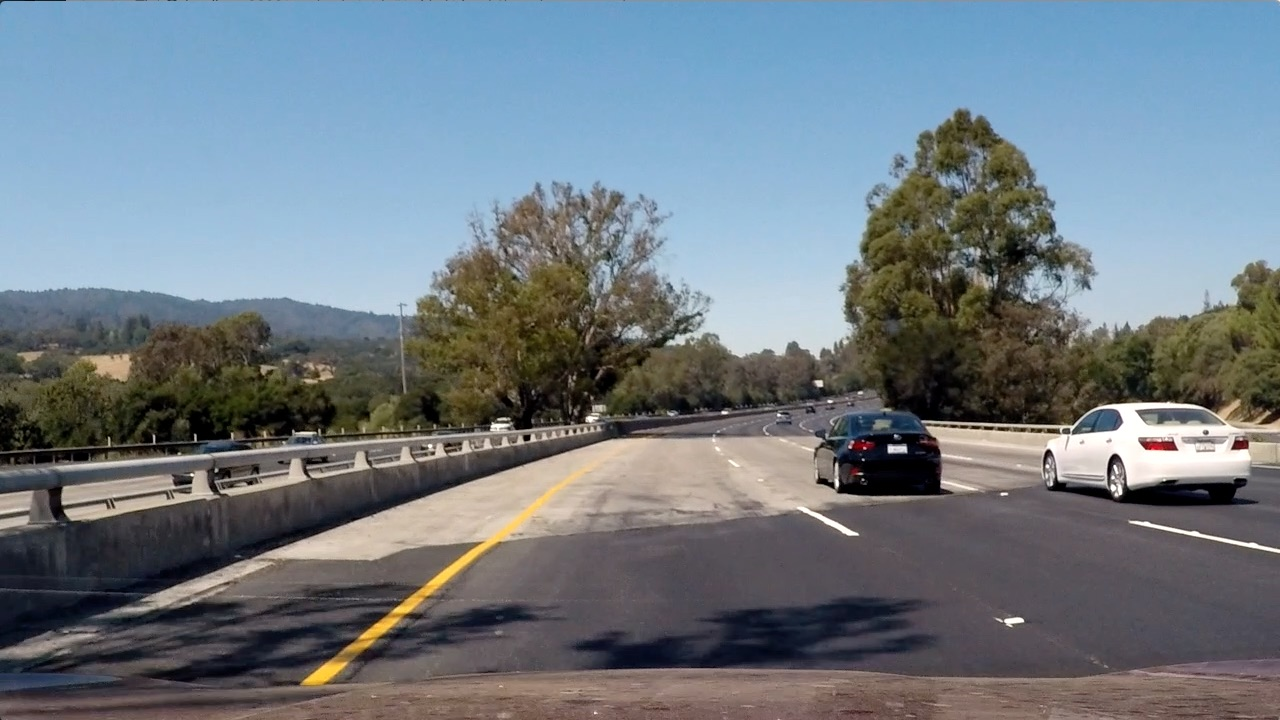
#> input picture 7Advanced-Techniques-for-Lane-Finding/ColorSpace/road.jpg, 1280 x 720 px
$ jupyter execute '颜色空间识别车道线.ipynb'   (shell and % lines are left out)   (older library calls are emulated)
#> lines starting #> are read from the running program, lines starting #| are printed output that depends on the picture
[cell 1]
import cv2
import matplotlib.pyplot as plt
import matplotlib.image as mpimg
import numpy as np

[cell 2]
def hls_select(img,thresh=(90,255)):
    hls = cv2.cvtColor(img, cv2.COLOR_RGB2HLS)
    s_channels = hls[:,:,2]
    binary_output = np.zeros_like(s_channels)
    binary_output[(s_channels>=thresh[0]) & (s_channels<=thresh[1])] = 1
    return binary_output

[cell 3]
src = mpimg.imread('road.jpg')
#> src is the input picture: shape (720, 1280, 3); mean R, G, B 112.2, 122.7, 130.9
plt.imshow(src)

[cell 4]
plt.imshow(hls_select(src,thresh=(140,255)),cmap='gray')
#> in hls_select, `hls = cv2.cvtColor(img, cv2.COLOR_RGB2HLS)`: hls: shape (720, 1280, 3); mean of channels 0, 1, 2 80.5, 121.4, 71.8
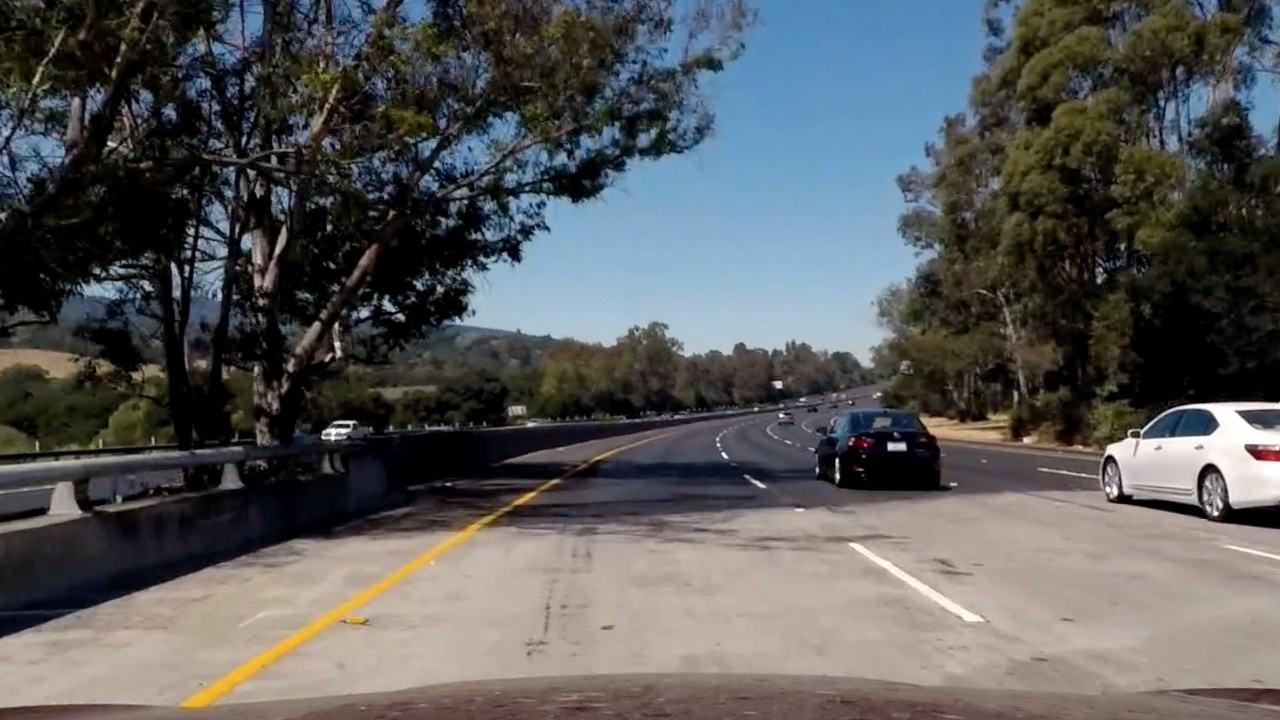
#> input picture 7Advanced-Techniques-for-Lane-Finding/ColorSpace/bridge_shadow.jpg, 1280 x 720 px
#> further down, image is the input picture: shape (720, 1280, 3); mean R, G, B 89.7, 90.6, 90.8

# 颜色空间和梯度结合

[cell 5]
import numpy as np
import cv2
import matplotlib.pyplot as plt
import matplotlib.image as mpimg

### -- 这里用了亮度通道来计算sobel，跟灰度图像比效果怎样呢

[cell 6]
def pipeline(img, s_thresh=(170, 255), sx_thresh=(20, 100)):
    img = np.copy(img)
    # Convert to HLS color space and separate the V channel
    hls = cv2.cvtColor(img, cv2.COLOR_RGB2HLS)
    l_channel = hls[:,:,1]
    s_channel = hls[:,:,2]


    # Sobel x
    sobelx = cv2.Sobel(l_channel, cv2.CV_64F, 1, 0) # Take the derivative in x
    abs_sobelx = np.absolute(sobelx) # Absolute x derivative to accentuate lines away from horizontal
    scaled_sobel = np.uint8(255*abs_sobelx/np.max(abs_sobelx))

    # Threshold x gradient
    sxbinary = np.zeros_like(scaled_sobel)
    sxbinary[(scaled_sobel >= sx_thresh[0]) & (scaled_sobel <= sx_thresh[1])] = 1

    # Threshold color channel
    s_binary = np.zeros_like(s_channel)
    s_binary[(s_channel >= s_thresh[0]) & (s_channel <= s_thresh[1])] = 1
    # Stack each channel
    color_binary = np.dstack(( np.zeros_like(sxbinary), sxbinary, s_binary)) * 255
    return color_binary

### 这里是用gray图像计算的sobel

[cell 7]
def pipeline(img, s_thresh=(170, 255), sx_thresh=(20, 100)):
#> called with s_thresh = (170, 255), sx_thresh = (20, 100)
    img = np.copy(img)

    gray = cv2.cvtColor(img, cv2.COLOR_RGB2GRAY)

    # Convert to HLS color space and separate the V channel
    hls = cv2.cvtColor(img, cv2.COLOR_RGB2HLS)
#> hls: shape (720, 1280, 3); mean of channels 0, 1, 2 55.3, 90.3, 67
    s_channel = hls[:,:,2]
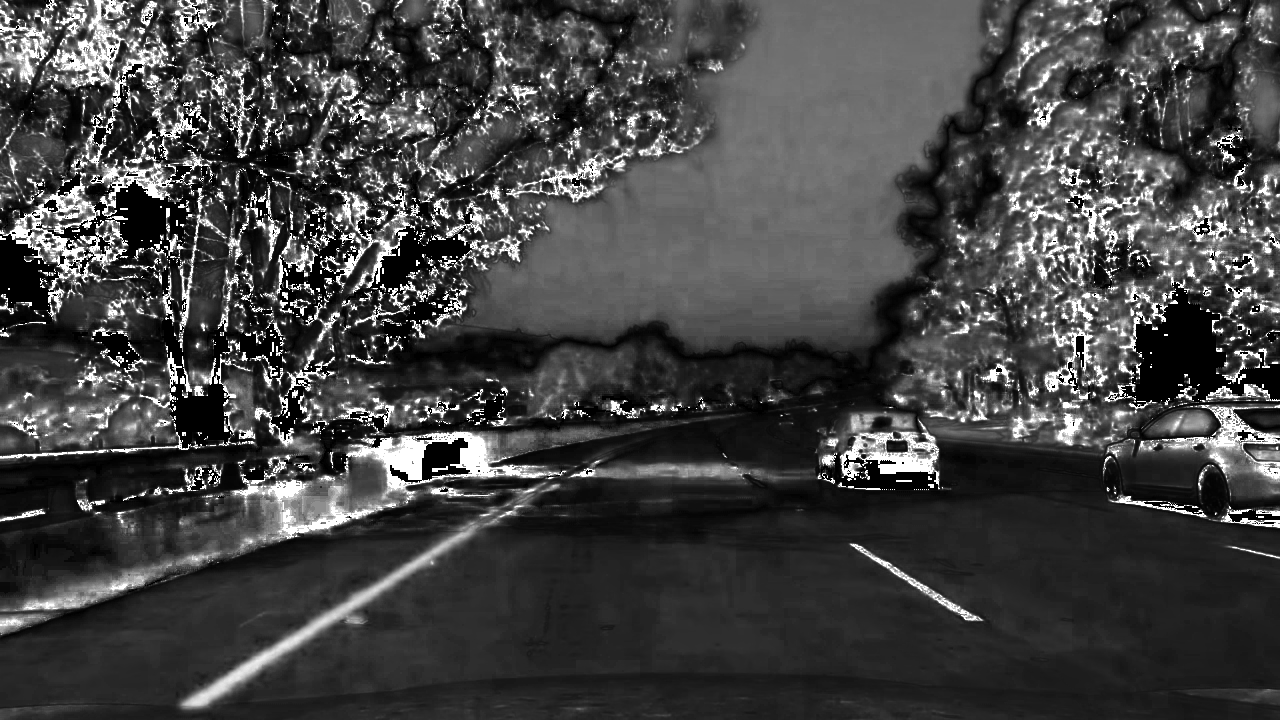
#> s_channel: shape (720, 1280); min 0, max 255, mean 67


    # Sobel x
    sobelx = cv2.Sobel(gray, cv2.CV_64F, 1, 0) # Take the derivative in x
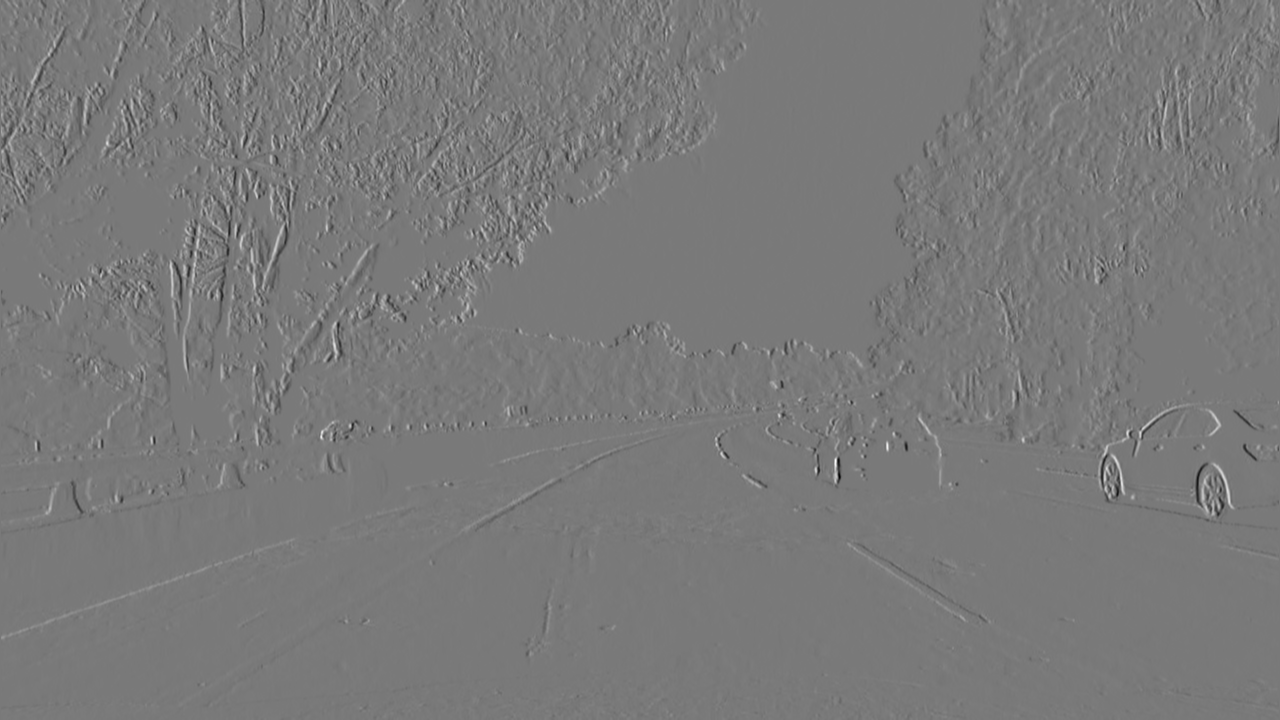
#> sobelx: shape (720, 1280) float64; min -785, max 859, mean 0.2; drawn with min black and max white
    abs_sobelx = np.absolute(sobelx) # Absolute x derivative to accentuate lines away from horizontal
    scaled_sobel = np.uint8(255*abs_sobelx/np.max(abs_sobelx))

    # Threshold x gradient
    sxbinary = np.zeros_like(scaled_sobel)
    sxbinary[(scaled_sobel >= sx_thresh[0]) & (scaled_sobel <= sx_thresh[1])] = 1

    # Threshold color channel
    s_binary = np.zeros_like(s_channel)
    s_binary[(s_channel >= s_thresh[0]) & (s_channel <= s_thresh[1])] = 1
    # Stack each channel
    color_binary = np.dstack(( np.zeros_like(sxbinary), sxbinary, s_binary)) * 255
    return color_binary

[cell 8]
image = mpimg.imread('bridge_shadow.jpg')
result = pipeline(image)
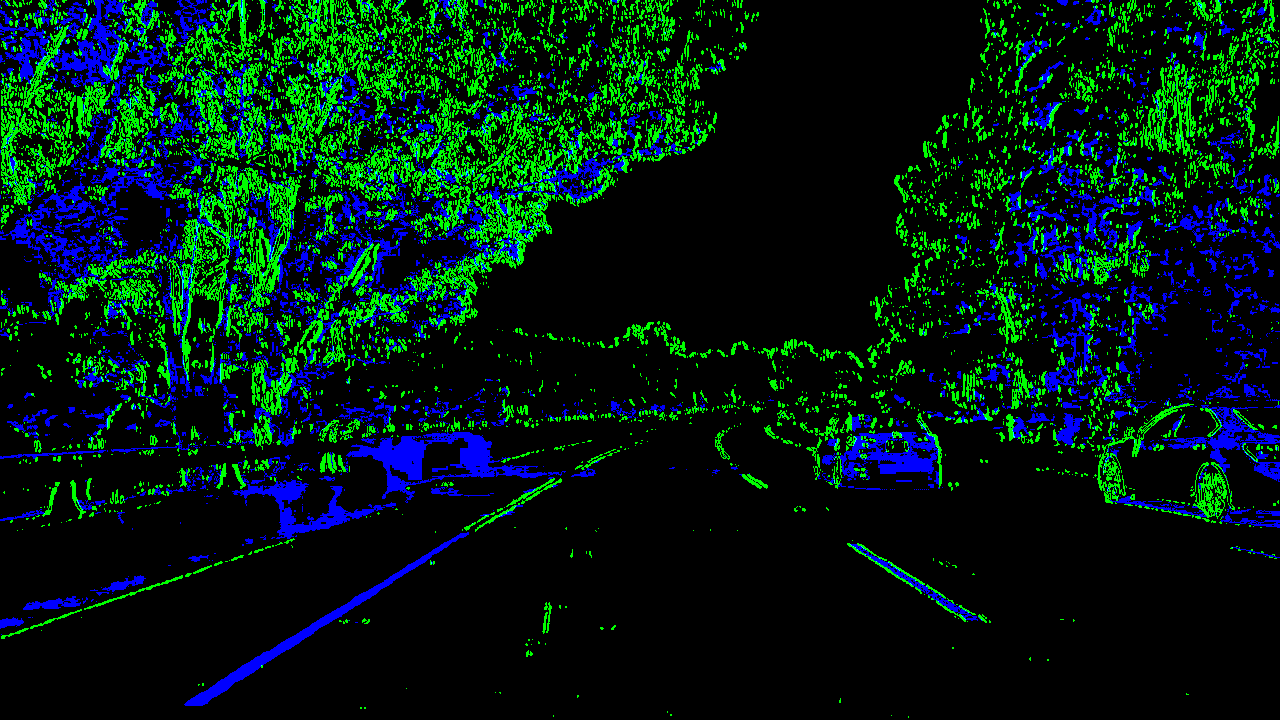
#> result: shape (720, 1280, 3); mean R, G, B 0, 27.2, 18.9

# Plot the result
f, (ax1, ax2) = plt.subplots(1, 2, figsize=(24, 9))
f.tight_layout()

ax1.imshow(image)
ax1.set_title('Original Image', fontsize=40)

ax2.imshow(result)
ax2.set_title('Pipeline Result', fontsize=40)
plt.subplots_adjust(left=0., right=1, top=0.9, bottom=0.)
